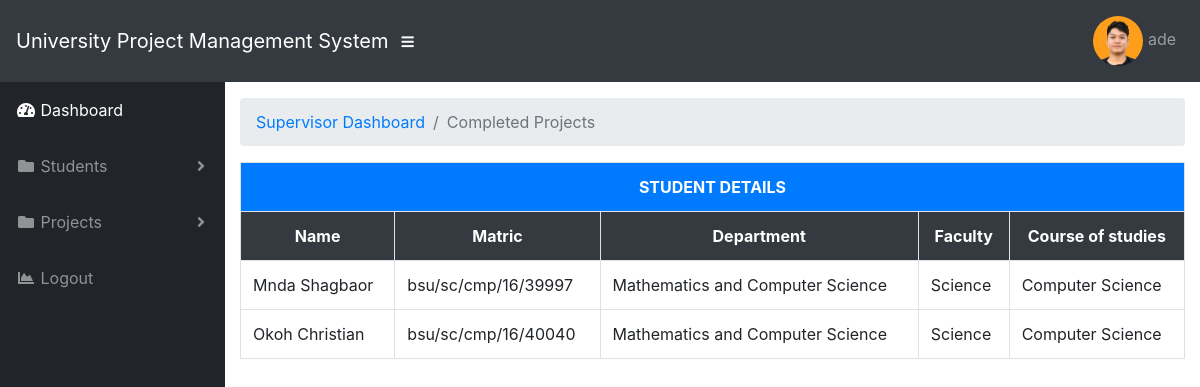
/supervisor/students.php (signed in), run on the app's committed database.
### tables this page shows
CREATE TABLE `user` (
  `id` int(11) NOT NULL,
  `username` varchar(50) NOT NULL,
  `password` varchar(255) NOT NULL,
  `matric` varchar(200) NOT NULL,
  `role` int(10) NOT NULL,
  `status` int(10) NOT NULL,
  `image` varchar(100) NOT NULL
);

CREATE TABLE `propose_project` (
  `id` int(100) NOT NULL,
  `student` varchar(100) NOT NULL,
  `username` varchar(100) NOT NULL,
  `project_id` int(10) NOT NULL,
  `mat_no` varchar(100) NOT NULL,
  `first_proposal` varchar(200) NOT NULL,
  `second_proposal` varchar(200) NOT NULL,
  `third_proposal` varchar(200) NOT NULL,
  `final_copy` varchar(200) NOT NULL,
  `course_of_studies` varchar(200) NOT NULL,
  `department` varchar(200) NOT NULL,
  `faculty` varchar(200) NOT NULL,
  `date` timestamp NOT NULL DEFAULT current_timestamp()
);

### supervisor/students.php (the view, shortened to what this page needs)
<?php
include("../db.php");
?>
<!DOCTYPE html>
<html lang="en">
<head>
  <link href="vendor/fontawesome-free/css/all.min.css" rel="stylesheet" type="text/css">
  <link href="vendor/datatables/dataTables.bootstrap4.css" rel="stylesheet">
  <link href="css/sb-admin.css" rel="stylesheet">
</head>
<body id="page-top">
  <nav class="navbar navbar-expand navbar-dark bg-dark static-top">
    <a class="navbar-brand mr-1" href="index.php">University Project Management System</a>
    <button class="btn btn-link btn-sm text-white order-1 order-sm-0" id="sidebarToggle" href="#">
      <i class="fas fa-bars"></i>
    </button>
   <?php include("header.php"); ?>
  <div id="wrapper">
    <ul class="sidebar navbar-nav">
      <li class="nav-item active">
        <a class="nav-link" href="dashboard.php">
          <i class="fas fa-fw fa-tachometer-alt"></i>
          <span>Dashboard</span>
        </a>
      </li>
      <li class="nav-item dropdown">
        <a class="nav-link dropdown-toggle" href="#" id="pagesDropdown" role="button" data-toggle="dropdown" aria-haspopup="true" aria-expanded="false">
          <i class="fas fa-fw fa-folder"></i>
          <span>Students</span>
        </a>
      </li>
      <li class="nav-item dropdown">
        <a class="nav-link dropdown-toggle" href="#" id="pagesDropdown" role="button" data-toggle="dropdown" aria-haspopup="true" aria-expanded="false">
          <i class="fas fa-fw fa-folder"></i>
          <span>Projects</span>
        </a>
      </li>
      <li class="nav-item">
        <a class="nav-link" href="../logout.php">
          <i class="fas fa-fw fa-chart-area"></i>
          <span>Logout</span></a>
      </li>
    </ul>
    <div id="content-wrapper">
      <div class="container-fluid">
        <ol class="breadcrumb">
          <li class="breadcrumb-item">
            <a href="#">Supervisor Dashboard</a>
          </li>
          <li class="breadcrumb-item active">Completed Projects</li>
        </ol>
        <div class="containter-fluid">
          <div class="col-md-12">
            <div class="row">
              <table class="table table-bordered">
                <tr><th class="text-center bg-primary text-white" colspan="5">STUDENT DETAILS</th></tr>
                <tr>
                  <th class="text-center bg-dark text-white">Name</th>
                  <th class="text-center bg-dark text-white">Matric</th>
                  <th class="text-center bg-dark text-white">Department</th>
                  <th class="text-center bg-dark text-white">Faculty</th>
                  <th class="text-center bg-dark text-white">Course of studies</th>
                </tr>
                <tr>
                <?php
                  $username = $_SESSION['id'];
                  $qu = "SELECT * FROM supervisor WHERE username='$username'";
                  $has = mysqli_query($conn,$qu);
                  $rol = mysqli_fetch_assoc($has);
                  $ram =  $rol['stud_assigned'];
                  if ($rol['stud_assigned'] != 0) {
                    $query = "SELECT * FROM propose_project WHERE project_id='$ram'";
                    $no = mysqli_query($conn,$query);
                    while ($row = mysqli_fetch_assoc($no)) {
                  ?>
                  <td>
                      <?php echo $row['student'];?>
                   </td>
                  <td>
                    <?php echo $row['mat_no'];?>
                 </td>
                  <td>
                    <?php echo $row['department'];?>
                  </td>
                   <td>
                     <?php echo $row['faculty'];?>
                   </td>
                   <td>
                     <?php echo $row['course_of_studies'];?>
                   </td>
                </tr>
               <?php
                }
                }
                else{
                  echo "<tr><td colspan='5' class='text-center bg-light'>You Don't have a student for Nown</td></tr>";
                }
                ?>
              </table>
            </div>
          </div>
        </div>
        <?php
        include("footer.php");
       ?>

### supervisor/header.php (shortened to what this page needs)
<?php
include("../db.php");
?>
 <form class="d-none d-md-inline-block form-inline ml-auto mr-0 mr-md-3 my-2 my-md-0">
      <div class="input-group">
                <div class="input-group-append">
          <button class="btn " type="button">
          </button>
        </div>
      </div>
    </form>
    <ul class="navbar-nav ml-auto ml-md-0">
      <li class="nav-item dropdown no-arrow">
        <a class="nav-link dropdown-toggle" href="#" id="userDropdown" role="button" data-toggle="dropdown" aria-haspopup="true" aria-expanded="false">
          <?php
            $username = $_SESSION['id'];
            $sql = "SELECT * FROM user WHERE username='$username'";
            $query = mysqli_query($conn,$sql);
            $fec = mysqli_fetch_assoc($query);
          ?>
           <img src="../image/<?php echo $fec['image']; ?>" style="border-radius: 50%; height: 50px; width: 50px;">
          <?php echo $fec['username']; ?>
        </a>
      </li>
    </ul>
  </nav>

### data on the page
user: image (picture), username "ade"
propose_project: student "Mnda Shagbaor", mat_no "bsu/sc/cmp/16/39997", department "Mathematics and Computer Science", faculty "Science", course_of_studies "Computer Science"
propose_project: student "Okoh Christian", mat_no "bsu/sc/cmp/16/40040", department "Mathematics and Computer Science", faculty "Science", course_of_studies "Computer Science"
